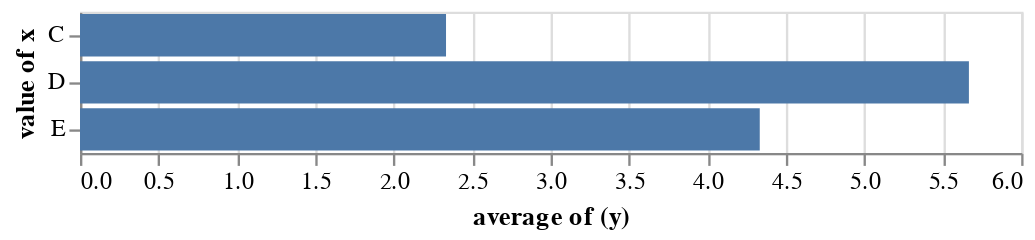

Source (notebook cell):
### Code cell
alt.Chart(df).mark_bar().encode(
          alt.Y('x',title='category'),
          alt.X('average(y)',title='average of (y)')
)

### Figure 1 — Vega-Lite specification as saved in the notebook (floating-point values rounded to 4 significant figures)
{"config": {"view": {"continuousWidth": 400, "continuousHeight": 300}}, "data": {"name": "data-34c81466daa8eec198d9f2eca27e530c"}, "mark": "bar", "encoding": {"x": {"type": "quantitative", "aggregate": "average", "field": "y", "title": "average of (y)"}, "y": {"type": "nominal", "field": "x", "title": "value of x"}}, "$schema": "https://vega.github.io/schema/vega-lite/v4.0.0.json", "datasets": {"data-34c81466daa8eec198d9f2eca27e530c": [{"x": "C", "y": 1}, {"x": "C", "y": 2}, {"x": "C", "y": 4}, {"x": "D", "y": 9}, {"x": "D", "y": 7}, {"x": "D", "y": 1}, {"x": "E", "y": 6}, {"x": "E", "y": 4}, {"x": "E", "y": 3}]}}
